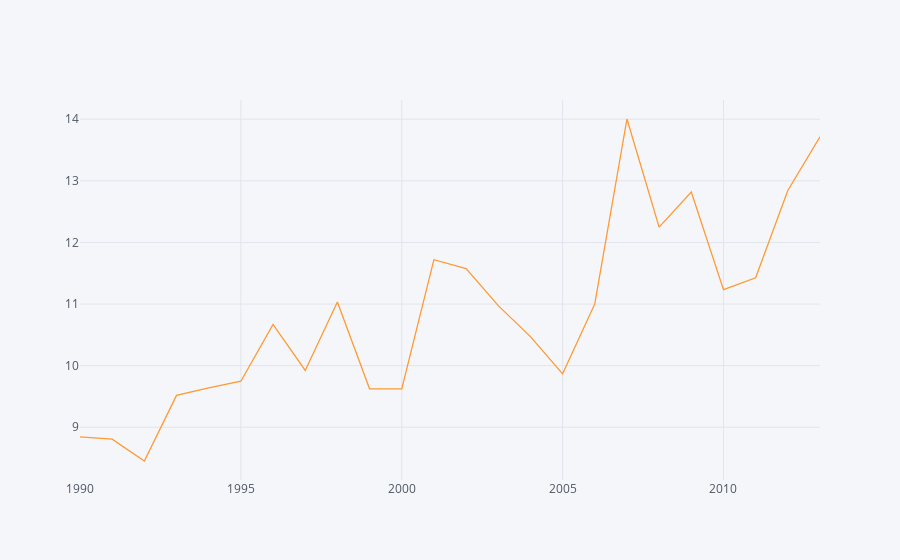

The notebook cell this image was saved under:
### Code cell
df_df=dfs[8][dfs[8]['entidad']=='Puebla']
df_df.head(0)
df_df.iplot(kind='line',x='periodo',y='tasa de mortalidad por cancer de mama',mode='lines',size=10)

### Figure 1 — Plotly figure (JSON) as saved in the notebook; plotly's stock layout.template omitted (floating-point values rounded to 4 significant figures)
{"data": [{"line": {"color": "rgba(255, 153, 51, 1.0)", "dash": "solid", "shape": "linear", "width": 1.3}, "mode": "lines", "name": "tasa de mortalidad por cancer de mama", "text": "", "type": "scatter", "uid": "eb22baae-3c57-4c1d-b3fc-a1d9d27bf86f", "x": [1990, 1991, 1992, 1993, 1994, 1995, 1996, 1997, 1998, 1999, 2000, 2001, 2002, 2003, 2004, 2005, 2006, 2007, 2008, 2009, 2010, 2011, 2012, 2013], "y": [8.842, 8.807, 8.452, 9.517, 9.64, 9.747, 10.67, 9.922, 11.03, 9.625, 9.624, 11.72, 11.58, 10.97, 10.47, 9.867, 11.0, 14.0, 12.25, 12.82, 11.23, 11.43, 12.84, 13.72]}], "layout": {"legend": {"bgcolor": "#F5F6F9", "font": {"color": "#4D5663"}}, "paper_bgcolor": "#F5F6F9", "plot_bgcolor": "#F5F6F9", "title": {"font": {"color": "#4D5663"}}, "xaxis": {"gridcolor": "#E1E5ED", "showgrid": true, "tickfont": {"color": "#4D5663"}, "title": {"font": {"color": "#4D5663"}, "text": ""}, "zerolinecolor": "#E1E5ED"}, "yaxis": {"gridcolor": "#E1E5ED", "showgrid": true, "tickfont": {"color": "#4D5663"}, "title": {"font": {"color": "#4D5663"}, "text": ""}, "zerolinecolor": "#E1E5ED"}}}
